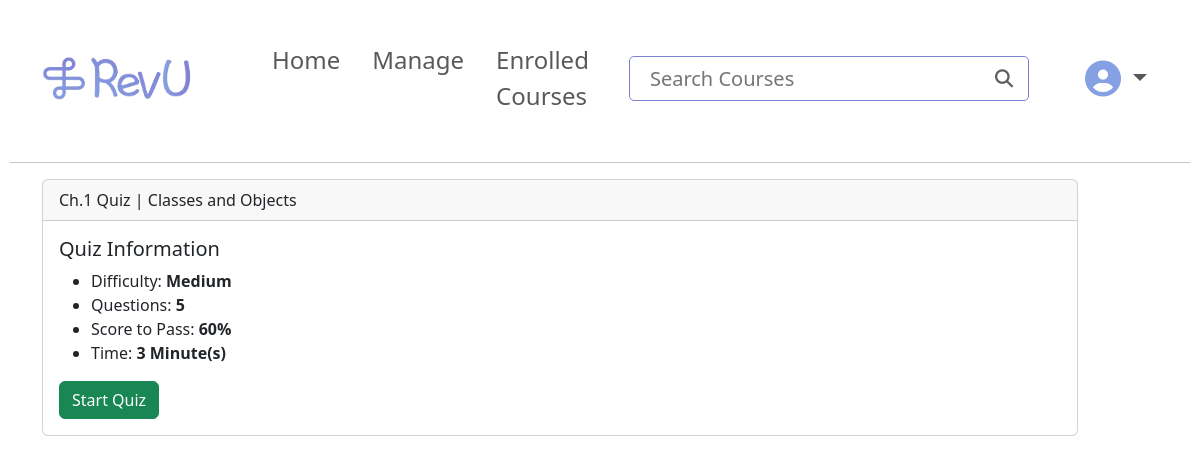
Page /quizInfo/19 (signed in) on the committed database.
### revuCMS/models.py (models this page shows, shortened)
class Quiz(models.Model):
    title = models.CharField(max_length=100)
    number_of_questions = models.IntegerField(blank=True, null=True)
    duration = models.PositiveIntegerField(help_text="duration of the quiz in minutes")
    required_score_to_pass = models.IntegerField(blank=True, null=True ,help_text="required score in %")
    difficulty = models.CharField(max_length=6, blank=True, null=True)
    lesson = models.ForeignKey(Lesson, on_delete=models.CASCADE, blank=True, null=True, related_name='quizLesson')

### revuCMS/views.py (the view)
# urls.py: path('quizInfo/<int:id>', views.quizInfo, name='quizInfo'),
@login_required(login_url="login")
def quizInfo(request, id):
    quizData = Quiz.objects.get(pk=id)
    return render(request, 'revuCMS/quizInfo.html', {
            "quiz": quizData
        })

### revuCMS/templates/revuCMS/quizInfo.html (shortened to what this page needs)
{% extends "revuCMS/layout.html" %}
{% block body %}
    <div class="container">
        <form action="{% url 'startQuiz' id=quiz.id %}" method="POST" class="my-3">
            <div class="card text-left my-3" style="margin-right: 5rem;">
                <div class="card-header">
                    {{quiz.title}}
                </div>
                <div class="card-body">
                    <h5 class="card-title">Quiz Information</h5>
                    <ul>
                        <li>Difficulty: <strong>{{ quiz.difficulty }}</strong></li>
                        <li>Questions: <strong>{{ quiz.number_of_questions }}</strong></li>
                        <li>Score to Pass: <strong>{{ quiz.required_score_to_pass }}%</strong></li>
                        <li>Time: <strong>{{ quiz.duration }} Minute(s)</strong></li>
                    </ul>
                    <button type="submit" class="btn btn-success">Start Quiz</button>
                </div>
            </div>
        </form>
    </div>
{% endblock %}

### revuCMS/static/revuCMS/styles.css (style rules this page uses)
body { padding: 10px; }

### rows in the picture
Quiz: title "Ch.1 Quiz | Classes and Objects", difficulty "Medium", number_of_questions "5", required_score_to_pass "60", duration "3"
